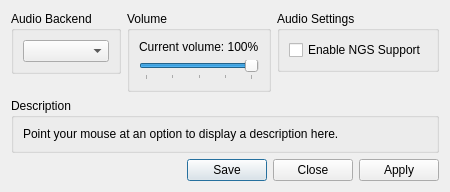
						<widget class="QWidget" name="audio_tab">
							<attribute name="title">
								<string>Audio</string>
							</attribute>
							<layout class="QVBoxLayout" name="audio_tab_layout" stretch="4,1,0">
								<item>
									<layout class="QHBoxLayout" name="audio_tab_content_layout" stretch="1,1,1">
										<item>
											<layout class="QVBoxLayout" name="audio_tab_left">
												<item>
													<widget class="QGroupBox" name="gb_audio_backend">
														<property name="title">
															<string>Audio Backend</string>
														</property>
														<layout class="QVBoxLayout" name="gb_audio_backend_layout">
															<item>
																<widget class="QComboBox" name="audio_backend_box"/>
															</item>
														</layout>
													</widget>
												</item>
												<item>
													<spacer name="audio_tab_left_spacer">
														<property name="orientation">
															<enum>Qt::Orientation::Vertical</enum>
														</property>
														<property name="sizeHint" stdset="0">
															<size>
																<width>0</width>
																<height>0</height>
															</size>
														</property>
													</spacer>
												</item>
											</layout>
										</item>
										<item>
											<layout class="QVBoxLayout" name="audio_tab_middle">
												<item>
													<widget class="QGroupBox" name="gb_audio_volume">
														<property name="title">
															<string>Volume</string>
														</property>
														<layout class="QVBoxLayout" name="gb_audio_volume_layout">
															<item>
																<widget class="QLabel" name="audio_volume_label">
																	<property name="text">
																		<string>Current volume: 100%</string>
																	</property>
																</widget>
															</item>
															<item>
																<widget class="QSlider" name="audio_volume">
																	<property name="minimum">
																		<number>0</number>
																	</property>
																	<property name="maximum">
																		<number>100</number>
																	</property>
																	<property name="value">
																		<number>100</number>
																	</property>
																	<property name="orientation">
																		<enum>Qt::Orientation::Horizontal</enum>
																	</property>
																	<property name="tickPosition">
																		<enum>QSlider::TickPosition::TicksBelow</enum>
																	</property>
																	<property name="tickInterval">
																		<number>25</number>
																	</property>
																</widget>
															</item>
														</layout>
													</widget>
												</item>
												<item>
													<spacer name="audio_tab_middle_spacer">
														<property name="orientation">
															<enum>Qt::Orientation::Vertical</enum>
														</property>
														<property name="sizeHint" stdset="0">
															<size>
																<width>0</width>
																<height>0</height>
															</size>
														</property>
													</spacer>
												</item>
											</layout>
										</item>
										<item>
											<layout class="QVBoxLayout" name="audio_tab_right">
												<item>
													<widget class="QGroupBox" name="gb_audio_settings">
														<property name="title">
															<string>Audio Settings</string>
														</property>
														<layout class="QVBoxLayout" name="gb_audio_settings_layout">
															<item>
																<widget class="QCheckBox" name="ngs_enable">
																	<property name="text">
																		<string>Enable NGS Support</string>
																	</property>
																</widget>
															</item>
															<item>
																<spacer name="audio_settings_spacer">
																	<property name="orientation">
																		<enum>Qt::Orientation::Vertical</enum>
																	</property>
																	<property name="sizeHint" stdset="0">
																		<size>
																			<width>0</width>
																			<height>0</height>
																		</size>
																	</property>
																</spacer>
															</item>
														</layout>
													</widget>
												</item>
												<item>
													<spacer name="audio_tab_right_spacer">
														<property name="orientation">
															<enum>Qt::Orientation::Vertical</enum>
														</property>
														<property name="sizeHint" stdset="0">
															<size>
																<width>0</width>
																<height>0</height>
															</size>
														</property>
													</spacer>
												</item>
											</layout>
										</item>
									</layout>
								</item>
								<item>
									<widget class="QGroupBox" name="gb_description_audio">
										<property name="title">
											<string>Description</string>
										</property>
										<layout class="QVBoxLayout" name="gb_description_audio_layout">
											<item>
												<widget class="QLabel" name="description_audio">
													<property name="text">
														<string>Point your mouse at an option to display a description here.</string>
													</property>
													<property name="textFormat">
														<enum>Qt::TextFormat::PlainText</enum>
													</property>
													<property name="alignment">
														<set>Qt::AlignmentFlag::AlignLeading|Qt::AlignmentFlag::AlignLeft|Qt::AlignmentFlag::AlignTop</set>
													</property>
													<property name="wordWrap">
														<bool>true</bool>
													</property>
												</widget>
											</item>
										</layout>
									</widget>
								</item>
								<item>
									<widget class="QDialogButtonBox" name="button_box_audio">
										<property name="standardButtons">
											<set>QDialogButtonBox::StandardButton::Apply|QDialogButtonBox::StandardButton::Close|QDialogButtonBox::StandardButton::Save</set>
										</property>
									</widget>
								</item>
							</layout>
						</widget>
